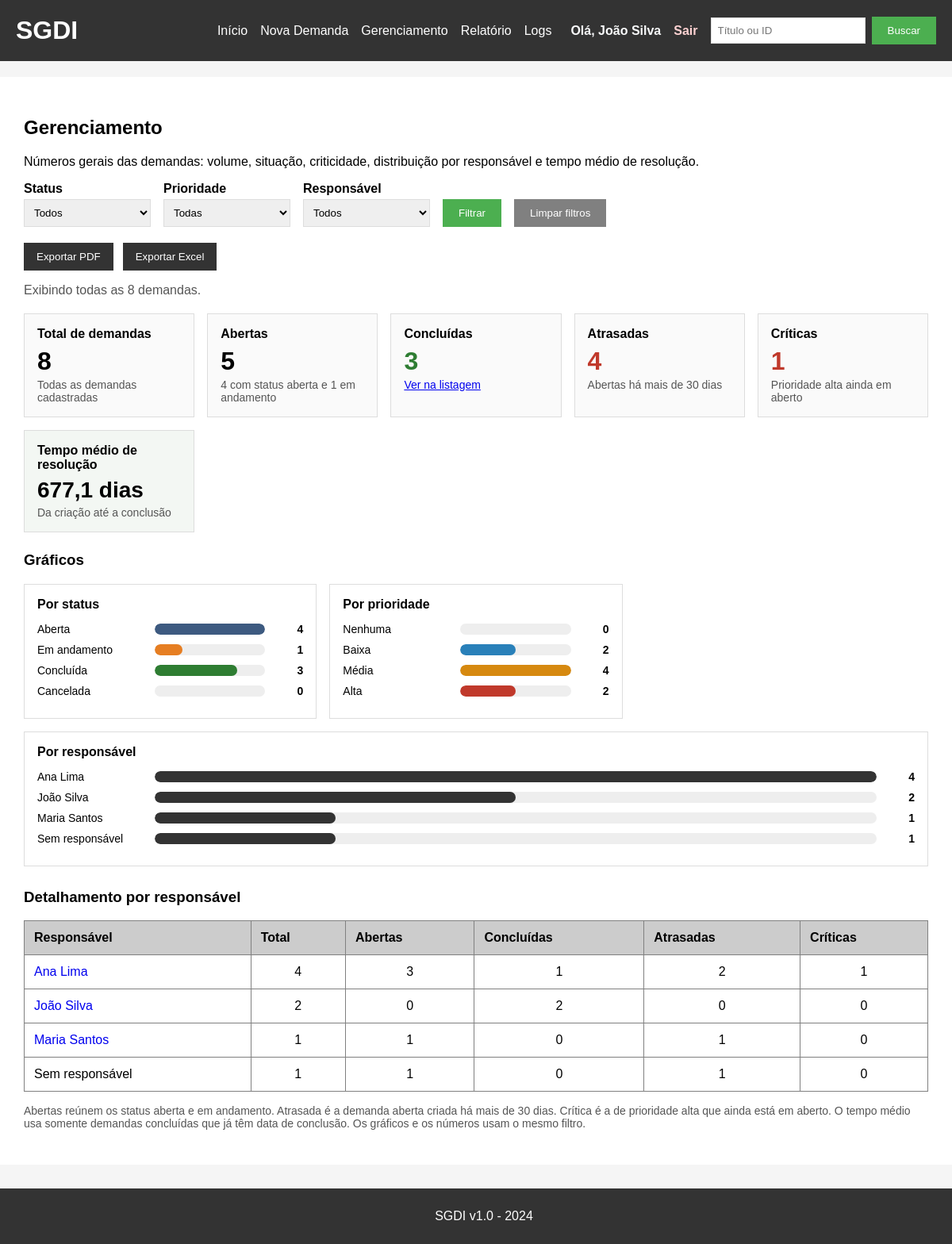
Screenshot of /gerenciamento (signed in) with the database file from the repository.
### tables this page shows
CREATE TABLE usuarios (
            id INTEGER PRIMARY KEY AUTOINCREMENT,
            nome TEXT,
            email TEXT,
            senha TEXT
        );

CREATE TABLE demandas (
    id INTEGER,
    titulo TEXT,
    descricao TEXT,
    solicitante TEXT,
    data_criacao TEXT,
    priority INTEGER DEFAULT 0
, usuario_id INTEGER, status TEXT DEFAULT 'aberta', responsible_id INTEGER, data_conclusao TEXT);

### app.py (the view)
@app.route('/gerenciamento')
def gerenciamento():
    filtros = ler_filtros_gerenciamento()
    conn = get_db()
    usuarios = listar_usuarios(conn)
    indicadores = calcular_indicadores(conn, **filtros)
    conn.close()
    filtros_ativos = any((
        filtros['status'],
        filtros['priority'] is not None,
        filtros['responsible_id'],
    ))
    return render_template(
        'gerenciamento.html',
        indicadores=indicadores,
        usuarios=usuarios,
        status=filtros['status'],
        priority=filtros['priority'],
        responsible_id=filtros['responsible_id'],
        status_rotulos=STATUS_ROTULOS,
        filtros_ativos=filtros_ativos,
        link_listagem=link_da_listagem(**filtros),
        link_concluidas=link_da_listagem(
            status='concluida',
            priority=filtros['priority'],
            responsible_id=filtros['responsible_id'],
        ),
        consulta_filtros=consulta_dos_filtros(**filtros),
    )

### app.py (called while the page is built, shortened)
def get_db():
    caminho = app.config.get('DATABASE', 'demandas.db')
    conn = sqlite3.connect(caminho)
    conn.row_factory = sqlite3.Row
    preparar_banco(conn)
    return conn

def normalizar_termo_busca(termo):
    if termo is None:
        return None
    texto = ''.join(caractere for caractere in str(termo) if caractere.isprintable())
    texto = texto.strip()
    if not texto:
        return None
    return texto[:100]

def ler_status():
    status = request.args.get('status', '').strip()
    if status in STATUS_PERMITIDOS:
        return status
    return None

def ler_priority():
    bruto = request.args.get('priority', '').strip()
    if bruto == '':
        return None

def ler_responsible_id():
    bruto = request.args.get('responsibleId', '').strip()
    if not bruto:
        return None

def ler_situacao_prazo():
    situacao = request.args.get('situacao_prazo', 'todas').strip()
    situacoes_permitidas = (
        'todas',
        'criticas',
        'atrasadas',
        'criticas_atrasadas',
    )
    if situacao not in situacoes_permitidas:
        return 'todas'
    return situacao

def ler_filtros_da_requisicao():
    usuario_id = request.args.get('usuario_id', '').strip() or None
    termo = normalizar_termo_busca(request.args.get('q', ''))
    return {
        'usuario_id': usuario_id,
        'termo': termo,
        'status': ler_status(),
        'priority': ler_priority(),
        'responsible_id': ler_responsible_id(),
        'situacao_prazo': ler_situacao_prazo(),
    }

def formatar_duracao(segundos):
    if segundos is None:
        return None
    if segundos >= 86400:
        dias = segundos / 86400
        texto = f'{dias:.1f}'.replace('.', ',')
        unidade = 'dia' if texto == '1,0' else 'dias'
        return f'{texto} {unidade}'

def montar_where_gerenciamento(status=None, priority=None, responsible_id=None):
    partes = []
    parametros = []
    if status in STATUS_PERMITIDOS:
        partes.append('demandas.status = ?')
        parametros.append(status)
    if priority in PRIORIDADES_PERMITIDAS:
        partes.append('demandas.priority = ?')
        parametros.append(priority)
    if responsible_id:
        partes.append('demandas.responsible_id = ?')
        parametros.append(responsible_id)
    if not partes:
        return '', []
    return 'WHERE ' + ' AND '.join(partes), parametros

### templates/gerenciamento.html (shortened to what this page needs)
{% extends "base.html" %}
{% block content %}
<h2>Gerenciamento</h2>
<p>
    Números gerais das demandas: volume, situação, criticidade,
    distribuição por responsável e tempo médio de resolução.
</p>
<form class="filtros" id="filtros-gerenciamento" method="GET" action="/gerenciamento">
    <div>
        <label for="status">Status</label>
        <select name="status" id="status">
            <option value="">Todos</option>
        </select>
    </div>
    <div>
        <label for="priority">Prioridade</label>
        <select name="priority" id="priority">
            <option value="">Todas</option>
        </select>
    </div>
    <div>
        <label for="responsibleId">Responsável</label>
        <select name="responsibleId" id="responsibleId">
            <option value="">Todos</option>
        </select>
    </div>
    <button type="submit">Filtrar</button>
    <a href="/gerenciamento">
        <button type="button">Limpar filtros</button>
    </a>
</form>
<div class="exportacao">
    <button
        type="submit"
        class="botao-exportar"
        form="filtros-gerenciamento"
        formaction="/gerenciamento/exportar.pdf"
        formmethod="get"
    >
        Exportar PDF
    </button>
    <button
        type="submit"
        class="botao-exportar"
        form="filtros-gerenciamento"
        formaction="/gerenciamento/exportar.xlsx"
        formmethod="get"
    >
        Exportar Excel
    </button>
</div>
<p class="kpi-escopo" id="kpi-escopo">
    {% if filtros_ativos %}
        Exibindo {{ indicadores.total }} demanda(s) do filtro atual.
    {% else %}
        Exibindo todas as {{ indicadores.total }} demandas.
    {% endif %}
</p>
<section class="kpis" aria-label="Indicadores de demandas">
    <article class="kpi">
        <p class="kpi-rotulo">Total de demandas</p>
        <p class="kpi-valor" id="kpi-total">{{ indicadores.total }}</p>
        <p class="kpi-nota" id="kpi-total-nota">
            {% if filtros_ativos %}
                Demandas do filtro atual
            {% else %}
                Todas as demandas cadastradas
            {% endif %}
        </p>
    </article>
    <article class="kpi">
        <p class="kpi-rotulo">Abertas</p>
        <p class="kpi-valor" id="kpi-abertas">{{ indicadores.abertas }}</p>
        <p class="kpi-nota" id="kpi-abertas-nota">
            {{ indicadores.status_aberta }} com status aberta
            e {{ indicadores.em_andamento }} em andamento
        </p>
    </article>
    <article class="kpi kpi-concluidas">
        <p class="kpi-rotulo">Concluídas</p>
        <p class="kpi-valor" id="kpi-concluidas">{{ indicadores.concluidas }}</p>
        <p class="kpi-nota">
            <a id="link-concluidas" href="{{ link_concluidas }}">Ver na listagem</a>
        </p>
    </article>
    <article class="kpi kpi-atrasadas">
        <p class="kpi-rotulo">Atrasadas</p>
        <p class="kpi-valor" id="kpi-atrasadas">{{ indicadores.atrasadas }}</p>
        <p class="kpi-nota">
            Abertas há mais de {{ indicadores.prazo_dias }} dias
        </p>
    </article>
    <article class="kpi kpi-criticas">
        <p class="kpi-rotulo">Críticas</p>
        <p class="kpi-valor" id="kpi-criticas">{{ indicadores.criticas }}</p>
        <p class="kpi-nota">Prioridade alta ainda em aberto</p>
    </article>
    <article class="kpi kpi-tempo">
        <p class="kpi-rotulo">Tempo médio de resolução</p>
        <p class="kpi-valor kpi-valor-texto" id="kpi-tempo">
            {% if indicadores.tempo_medio %}
                {{ indicadores.tempo_medio }}
            {% else %}
                —
            {% endif %}
        </p>
        <p class="kpi-nota" id="kpi-tempo-nota">
            {% if indicadores.tempo_medio %}
                Da criação até a conclusão
            {% else %}
                Nenhuma concluída com data de conclusão
            {% endif %}
        </p>
    </article>
</section>
<h3>Gráficos</h3>
<section class="graficos" aria-label="Gráficos de demandas">
    <article class="grafico">
        <h4>Por status</h4>
        <ul class="barras" id="grafico-status" aria-label="Demandas por status">
            {% for item in indicadores.por_status %}
            <li>
                <span class="barra-rotulo">{{ item.rotulo }}</span>
                <span class="barra-trilho" aria-hidden="true">
                    <span
                        class="barra-preenchimento"
                        style="width: {{ item.largura }}%; background: {{ item.cor }};"
                    ></span>
                </span>
                <span class="barra-valor">{{ item.valor }}</span>
            </li>
            {% endfor %}
        </ul>
    </article>
    <article class="grafico">
        <h4>Por prioridade</h4>
        <ul class="barras" id="grafico-prioridade" aria-label="Demandas por prioridade">
            {% for item in indicadores.por_prioridade %}
            <li>
                <span class="barra-rotulo">{{ item.rotulo }}</span>
                <span class="barra-trilho" aria-hidden="true">
                    <span
                        class="barra-preenchimento"
                        style="width: {{ item.largura }}%; background: {{ item.cor }};"
                    ></span>
                </span>
                <span class="barra-valor">{{ item.valor }}</span>
            </li>
            {% endfor %}
        </ul>
    </article>
    <article class="grafico grafico-largo">
        <h4>Por responsável</h4>
        <ul class="barras" id="grafico-responsavel" aria-label="Demandas por responsável">
            {% for linha in indicadores.por_responsavel %}
            <li>
                <span class="barra-rotulo">{{ linha.nome }}</span>
                <span class="barra-trilho" aria-hidden="true">
                    <span
                        class="barra-preenchimento"
                        style="width: {{ linha.largura }}%; background: {{ linha.cor }};"
                    ></span>
                </span>
                <span class="barra-valor">{{ linha.total }}</span>
            </li>
            {% else %}
            <li class="barra-vazia">Nenhuma demanda neste filtro.</li>
            {% endfor %}
        </ul>
    </article>
</section>
<h3>Detalhamento por responsável</h3>
<table id="tabela-responsaveis" border="1" cellpadding="10" cellspacing="0" width="100%">
    <thead>
        <tr bgcolor="#cccccc">
            <th>Responsável</th>
            <th>Total</th>
            <th>Abertas</th>
            <th>Concluídas</th>
            <th>Atrasadas</th>
            <th>Críticas</th>
        </tr>
    </thead>
    <tbody id="corpo-responsaveis">
        {% for linha in indicadores.por_responsavel %}
        <tr>
            <td>
                {% if linha.id %}
                    <a href="/?responsibleId={{ linha.id }}{% if status %}&status={{ status }}{% endif %}{% if priority is not none %}&priority={{ priority }}{% endif %}">{{ linha.nome }}</a>
                {% else %}
                    {{ linha.nome }}
                {% endif %}
            </td>
            <td>{{ linha.total }}</td>
            <td>{{ linha.abertas }}</td>
            <td>{{ linha.concluidas }}</td>
            <td>{{ linha.atrasadas }}</td>
            <td>{{ linha.criticas }}</td>
        </tr>
        {% endfor %}
    </tbody>
</table>
<p class="kpi-legenda">
    Abertas reúnem os status aberta e em andamento.
    Atrasada é a demanda aberta criada há mais de {{ indicadores.prazo_dias }} dias.
    Crítica é a de prioridade alta que ainda está em aberto.
    O tempo médio usa somente demandas concluídas que já têm data de conclusão.
    Os gráficos e os números usam o mesmo filtro.
</p>
{% endblock %}

### templates/base.html (shortened to what this page needs)
<!DOCTYPE html>
<html lang="pt-BR">
<head>
    <link
        rel="stylesheet"
        href="{{ url_for('static', filename='style.css') }}"
    >
</head>
<body>
    <div class="header">
        <h1>SGDI</h1>
        <div class="menu">
            <a href="/">
                Início
            </a>
            <a href="/nova_demanda">
                Nova Demanda
            </a>
            <a href="/gerenciamento">
                Gerenciamento
            </a>
            <a href="/relatorio/solicitantes">
                Relatório
            </a>
            <a href="http://127.0.0.1:5001/">
                Logs
            </a>
            {% if session.get('user_nome') %}
                <span class="usuario-logado">
                    Olá, {{ session['user_nome'] }}
                </span>
                <a href="{{ url_for('logout') }}" class="logout-link">
                    Sair
                </a>
            {% endif %}
            <form
                id="form-busca"
                action="/buscar"
                method="GET"
            >
                <input
                    id="campo-busca"
                    type="search"
                    name="q"
                    value="{{ termo|default('', true) }}"
                    placeholder="Título ou ID"
                    aria-label="Buscar por título ou ID"
                    autocomplete="off"
                >
                <button type="submit">
                    Buscar
                </button>
            </form>
        </div>
    </div>
    <div class="container">
        {% block content %}
        {% endblock %}
    </div>
    <div class="footer">
        <p>
            SGDI v1.0 - 2024
        </p>
    </div>
</body>
</html>

### static/style.css (style rules this page uses)
body { font-family: Arial, sans-serif; background-color: #f5f5f5; padding: 0 0 80px; margin: 0; }
.header { background-color: #333; color: white; padding: 20px; display: flex; flex-wrap: wrap; align-items: center; justify-content: space-between; gap: 12px 20px; }
.header h1 { margin: 0; }
.menu { display: flex; flex-wrap: wrap; align-items: center; gap: 8px 16px; }
.menu a { color: white; text-decoration: none; }
.menu form { display: flex; align-items: center; gap: 8px; }
.usuario-logado { color: #f8f9fa; font-weight: bold; margin-left: 8px; }
.logout-link { color: #ffd3d3 !important; font-weight: bold; }
.menu form input[type="search"] { padding: 8px; border: 1px solid #ddd; min-width: 180px; }
.container { max-width: 1200px; margin: 20px auto; background: white; padding: 30px; }
.footer { background-color: #333; color: white; text-align: center; padding: 10px; position: fixed; bottom: 0; width: 100%; }
button { background-color: #4CAF50; color: white; padding: 10px 20px; border: none; cursor: pointer; }
button[type="button"] { background-color: #808080; }
table { border-collapse: collapse; }
th { text-align: left; padding: 12px; }
td { padding: 12px; }
table a { text-decoration: none; }
form div { margin-bottom: 10px; }
.filtros { display: flex; flex-wrap: wrap; align-items: flex-end; gap: 12px 16px; margin-bottom: 20px; }
.filtros div { margin-bottom: 0; }
.filtros label { display: block; font-weight: bold; margin-bottom: 4px; }
.filtros select { padding: 8px; border: 1px solid #ddd; min-width: 160px; }
.kpis { display: grid; grid-template-columns: repeat(auto-fit, minmax(180px, 1fr)); gap: 16px; margin: 20px 0 12px; }
.kpi { border: 1px solid #ddd; background: #fafafa; padding: 16px; }
.kpi-rotulo { margin: 0; font-weight: bold; }
.kpi-valor { margin: 8px 0 4px; font-size: 32px; font-weight: bold; line-height: 1.1; }
.kpi-valor-texto { font-size: 28px; }
.kpi-nota, .kpi-complemento, .kpi-legenda { color: #555; font-size: 14px; }
.kpi-nota { margin: 0; }
.kpi-concluidas .kpi-valor { color: #2e7d32; }
.kpi-atrasadas .kpi-valor, .kpi-criticas .kpi-valor { color: #c0392b; }
.kpi-tempo { background: #f3f7f3; }
.kpi-legenda { margin-top: 16px; }
#tabela-responsaveis td { text-align: center; }
#tabela-responsaveis td:first-child { text-align: left; }
.kpi-escopo { margin: 0 0 8px; color: #555; }
.exportacao { display: flex; flex-wrap: wrap; gap: 12px; margin: 0 0 16px; }
.exportacao button { background: #333; color: #fff; padding: 10px 16px; }
.graficos { display: grid; grid-template-columns: repeat(auto-fit, minmax(280px, 1fr)); gap: 16px; margin: 0 0 28px; }
.grafico { border: 1px solid #ddd; background: #fff; padding: 16px; }
.grafico h4 { margin: 0; }
.grafico-largo { grid-column: 1 / -1; }
.barras { list-style: none; margin: 14px 0 0; padding: 0; }
.barras li { display: grid; grid-template-columns: minmax(96px, 140px) 1fr 40px; align-items: center; gap: 8px; margin-bottom: 10px; }
.barra-rotulo, .barra-valor { font-size: 14px; }
.barra-valor { text-align: right; font-weight: bold; }
.barra-trilho { display: block; height: 14px; background: #eee; border-radius: 7px; overflow: hidden; }
.barra-preenchimento { display: block; height: 100%; border-radius: 7px; }

### templates/base.html (style rules this page uses)
body { margin: 0; }

### rows the page displays
usuarios: user_nome "João Silva"
demandas: nome "Maria Santos", {{ linha.largura }} 25.0 (drawn), total "1", abertas "1", concluidas "0", atrasadas "1", criticas "0"
demandas: nome "Ana Lima", total "4", abertas "3", concluidas "1", atrasadas "2", criticas "1"

### other values shown
{{ indicadores.total }} "8"
{{ indicadores.abertas }} "5"
{{ indicadores.status_aberta }} "4"
{{ indicadores.em_andamento }} "1"
{{ indicadores.concluidas }} "3"
{{ indicadores.atrasadas }} "4"
{{ indicadores.prazo_dias }} "30"
{{ indicadores.criticas }} "1"
{{ indicadores.tempo_medio }} "677,1 dias"
{{ item.rotulo }} "Aberta" "Em andamento" "Concluída" "Cancelada"
{{ item.valor }} "4" "1" "3" "0"
{{ item.rotulo }} "Nenhuma" "Baixa" "Média" "Alta"
{{ item.valor }} "0" "2" "4" "2"
{{ linha.nome }} "Ana Lima" "João Silva" "Sem responsável"
{{ linha.total }} "4" "2" "1"
